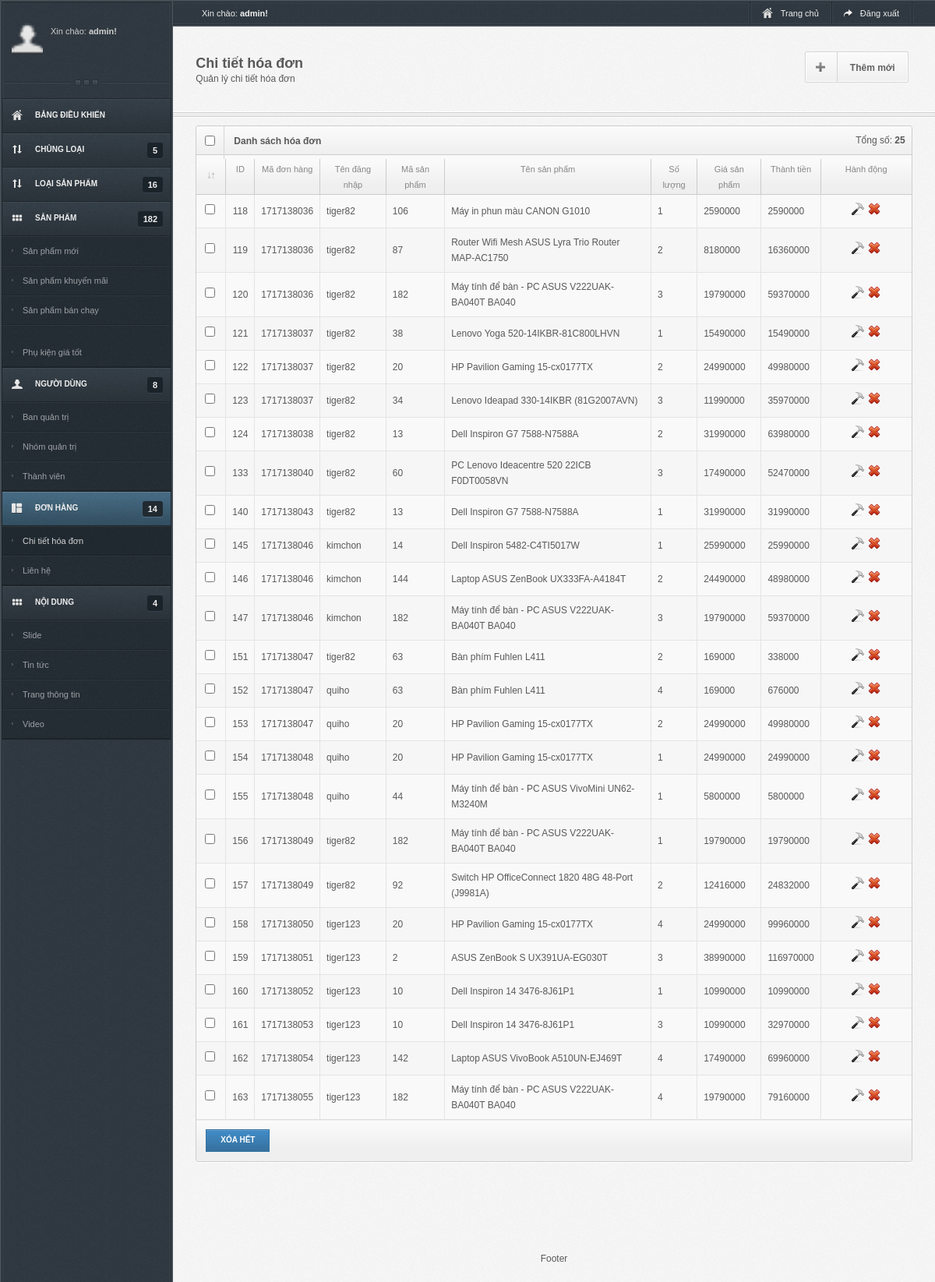
Screenshot of /admin/doan_chitiethoadon.php with the database file from the repository.
### tables this page shows
CREATE TABLE `doan_chitiethoadon` (
  `ID` int(11) NOT NULL,
  `maDH` int(11) NOT NULL,
  `tenDangNhap` text NOT NULL,
  `maSP` int(11) NOT NULL,
  `tenSP` text NOT NULL,
  `SL` int(11) NOT NULL,
  `giaSP` int(50) NOT NULL,
  `thanhTien` int(50) NOT NULL
);

### admin/doan_chitiethoadon.php (the view, shortened to what this page needs)
<?php
		$conn = @mysqli_connect("localhost","root","","doan") or die("Không thể kết nối đến sever");
		mysqli_query($conn,"SET NAMES 'utf8'");
		$query="SELECT * FROM doan_chitiethoadon ";
	$data = mysqli_query($conn,$query);
?>
<!DOCTYPE html>
<html xmlns="http://www.w3.org/1999/xhtml">
<head>
<link rel="stylesheet" type="text/css" href="main.css" />
<link rel="stylesheet" type="text/css" href="css.css" media="screen" />
</head>
<body>
<div id="left_content">
  <div id="leftSide" style="padding-top:30px;">
    <div class="sideProfile"> <a href="#" title="" class="profileFace"><img width="40" src="images/user.png" /></a> <span>Xin chào: <strong>admin!</strong></span> <span><?php echo $_SESSION['admin'] ?></span>
    </div>
    <div class="sidebarSep"></div>
    <ul id="menu" class="nav">
      <li class="home"> <a href="admin/home.html" class="" > <span>Bảng điều khiển</span> <strong></strong> </a> </li>
      <li class="tran"> <a href="chungloai.php" class=" exp" > <span>Chủng loại</span> <strong>
       <?php
	   $query1="SELECT * FROM doan_chungloai ";
		$data1 = mysqli_query($conn,$query1);
            $num=mysqli_num_rows($data1);
			 echo $num ;
			?>
      </strong> </a> </li>
      <li class="tran"> <a href="loai.php" class=" exp" > <span>Loại sản phẩm</span> <strong>
       <?php
	   $query2="SELECT * FROM doan_loai ";
		$data2 = mysqli_query($conn,$query2);
            $num=mysqli_num_rows($data2);
			 echo $num ;
			?>
      </strong> </a> </li>
      <li class="product"> <a href="locsp.php" class=" exp" id="current"> <span>Sản phẩm</span> <strong>
       <?php
	   $query3="SELECT * FROM doan_sp ";
		$data3 = mysqli_query($conn,$query3);
            $num=mysqli_num_rows($data3);
			 echo $num ;
			?>
      </strong> </a>
        <ul class="sub">
          <li> <a  href="spmoi.php"> Sản phẩm mới </a> </li>
          <li > <a href="spkm.php"> Sản phẩm khuyến mãi </a> </li>
          <li >
          <a href="spbanchay.php"> Sản phẩm bán chạy
          <li > <a href="pkgt.php"> Phụ kiện giá tốt </li></a>
        </ul>
      </li>
      <li class="account"> <a href="user.php" class=" exp"> <span>Người dùng</span> <strong>
       <?php
	   $query4="SELECT * FROM doan_nguoidung ";
		$data4 = mysqli_query($conn,$query4);
            $num=mysqli_num_rows($data4);
			 echo $num ;
			?>
      </strong> </a>
        <ul class="sub">
          <li > <a href="admin/admin.html"> Ban quản trị </a> </li>
          <li > <a href="admin/admin_group.html"> Nhóm quản trị </a> </li>
          <li > <a href="admin/user.html"> Thành viên </a> </li>
        </ul>
      </li>
      <li class="support"> <a href="admin/support.html" class="active exp" > <span>Đơn hàng</span> <strong> <?php
	   $query5="SELECT * FROM doan_donhang ";
		$data5 = mysqli_query($conn,$query5);
            $num=mysqli_num_rows($data5);
			 echo $num ;
			?></strong> </a>
        <ul class="sub">
          <li class="this" > <a href="doan_chitiethoadon.php"> Chi tiết hóa đơn</a> </li>
          <li > <a href="admin/contact.html"> Liên hệ </a> </li>
        </ul>
      </li>
      <li class="content"> <a href="admin/content.html" class=" exp" > <span>Nội dung</span> <strong>4</strong> </a>
        <ul class="sub">
          <li > <a href="admin/slide.html"> Slide </a> </li>
          <li > <a href="admin/news.html"> Tin tức </a> </li>
          <li > <a href="admin/info.html"> Trang thông tin </a> </li>
          <li > <a href="admin/video.html"> Video </a> </li>
        </ul>
      </li>
    </ul>
  </div>
</div>
<div id="rightSide">
<div id="rightSide">
  <div class="topNav">
    <div class="wrapper">
      <div class="welcome"> <span>Xin chào: <b>admin!</b></span> </div>
      <div class="userNav">
        <ul>
          <li><a href="http://localhost/webphp/" target="_blank"> <img style="margin-top:7px;" src="image/home.png" /> <span>Trang chủ</span> </a></li>
          <li><a href="home/logout.html"> <img src="image/logout.png" alt="" /> <span>Đăng xuất</span> </a></li>
        </ul>
      </div>
    </div>
  </div>
  <div class="titleArea">
    <div class="wrapper">
      <div class="pageTitle">
        <h4>Chi tiết hóa đơn</h4>
        <span>Quản lý chi tiết hóa đơn</span> </div>
      <div class="horControlB menu_action">
        <ul>
          <li><a href="them_cthd.php"> <img src="image/add.png" /> <span>Thêm mới</span> </a></li>
        </ul>
      </div>
    </div>
  </div>
  <div class="line"></div>
  <div class="wrapper">
    <div class="widget">
      <div class="title"> <span class="titleIcon">
        <input type="checkbox" id="titleCheck" name="titleCheck" />
        </span>
        <h6>Danh sách hóa đơn</h6>
        <div class="num f12">Tổng số: <b>
          <?php
            $num=mysqli_num_rows($data);
			 echo $num ;
			?>
          </b></div>
      </div>
      <form action="http://localhost/webphp/index.php/admin/user.html" method="get" class="form" name="filter">
        <table cellpadding="0" cellspacing="0" width="100%" class="sTable mTable myTable withCheck" id="checkAll">
          <thead>
            <tr>
              <td style="width:10px;"><img src="image/tableArrows.png" /></td>
              <td>ID</td>
              <td>Mã đơn hàng</td>
              <td>Tên đăng nhập</td>
              <td>Mã sản phẩm</td>
              <td>Tên sản phẩm</td>
              <td>Số lượng</td>
              <td>Giá sản phẩm</td>
              <td>Thành tiền</td>
              <td style="width:100px;">Hành động</td>
            </tr>
          </thead>
          <tfoot>
            <tr>
              <td colspan="15"><div class="list_action itemActions"> <a href="#submit" id="submit" class="button blueB" url="user/del_all.html"> <span style='color:white;'>Xóa hết</span> </a> </div>
                <div class='pagination'> </div></td>
            </tr>
          </tfoot>
          <tbody>
            <?php for($i=1;$i<=$num;$i++){
			$m= mysqli_fetch_array($data);
									echo "<tr>";
					echo   "<td><input type='checkbox' name='id[]' /></td>";
					echo	"<td class='textC'>".$m['ID']."</td>";
					echo	"<td><span title=".$m['maDH']." class='tipS'>
							".$m['maDH']."</span></td>";
							echo	"<td><span title=".$m['tenDangNhap']." class='tipS'>
							".$m['tenDangNhap']."</span></td>";
							echo	"<td><span title=".$m['maSP']." class='tipS'>
							".$m['maSP']."</span></td>";
							echo	"<td><span title=".$m['tenSP']." class='tipS'>
							".$m['tenSP']."</span></td>";
							echo	"<td><span title=".$m['SL']." class='tipS'>
							".$m['SL']."</span></td>";
							echo	"<td><span title=".$m['giaSP']." class='tipS'>
							".$m['giaSP']."</span></td>";
							echo	"<td><span title=".$m['thanhTien']." class='tipS'>
							".$m['thanhTien']."</span></td>";
						echo "<td class='option'>";
							echo "<a href='sua_cthd.php?id=".$m['ID']."' title='Chỉnh sửa' class='tipS '>";
							echo "<img src='image/edit.png' />";
							echo "</a>";
							echo "<a href='xoa_cthd.php?id=".$m['ID']."' title='Xóa' class='tipS verify_action' >";
							  echo  "<img src='image/delete.png' />";
							echo "</a>";
						echo "</td>";
					echo "</tr>";
			}?>
          </tbody>
        </table>
      </form>
    </div>
  </div>
  <div id="footer">
    <div class="wrapper">
      <div>Footer</div>
    </div>
  </div>
</div>
</body>
</html>

### admin/css.css (style rules this page uses)
body { min-width: 1024px; }
#left_content { float: left; background: url(image/bodyBg.png) repeat-y 0 0; }
.menu_action { padding: 0px; margin: 30px 0px; float: right; }
.horControlB.menu_action ul li { margin: 0 5px; }
.option { text-align: center; }
.option a { margin-right: 5px; }
.option a:last-child { margin-right: 0; }
.nav li.home a span { background-image:url(image/home.png) ; }
.nav li.account a span { background-image: url(image/user.png); }
.nav li.product a span { background-image: url(image/blocks.png); }
.nav li.tran a span { background-image: url(image/transfer.png); }
.nav li.content a span { background-image: url(image/blocks.png); }
.nav li.support a span { background-image: url(image/frames.png); }
table.myTable a { color: #595959; }
.pagination { display: block; padding: 5px 10px; float:right; }

### rows the page displays
doan_chitiethoadon: ID "118", maDH "1717138036", tenDangNhap "tiger82", maSP "106", tenSP "Máy in phun màu CANON G1010", SL "1", giaSP "2590000", thanhTien "2590000"
doan_chitiethoadon: ID "119", maDH "1717138036", tenDangNhap "tiger82", maSP "87", tenSP "Router Wifi Mesh ASUS Lyra Trio Router MAP-AC1750", SL "2", giaSP "8180000", thanhTien "16360000"
doan_chitiethoadon: ID "120", maDH "1717138036", tenDangNhap "tiger82", maSP "182", tenSP "Máy tính để bàn - PC ASUS V222UAK-BA040T BA040", SL "3", giaSP "19790000", thanhTien "59370000"
doan_chitiethoadon: ID "121", maDH "1717138037", tenDangNhap "tiger82", maSP "38", tenSP "Lenovo Yoga 520-14IKBR-81C800LHVN", SL "1", giaSP "15490000", thanhTien "15490000"
doan_chitiethoadon: ID "122", maDH "1717138037", tenDangNhap "tiger82", maSP "20", tenSP "HP Pavilion Gaming 15-cx0177TX", SL "2", giaSP "24990000", thanhTien "49980000"
doan_chitiethoadon: ID "123", maDH "1717138037", tenDangNhap "tiger82", maSP "34", tenSP "Lenovo Ideapad 330-14IKBR (81G2007AVN)", SL "3", giaSP "11990000", thanhTien "35970000"
doan_chitiethoadon: ID "124", maDH "1717138038", tenDangNhap "tiger82", maSP "13", tenSP "Dell Inspiron G7 7588-N7588A", SL "2", giaSP "31990000", thanhTien "63980000"
doan_chitiethoadon: ID "133", maDH "1717138040", tenDangNhap "tiger82", maSP "60", tenSP "PC Lenovo Ideacentre 520 22ICB F0DT0058VN", SL "3", giaSP "17490000", thanhTien "52470000"
doan_chitiethoadon: ID "140", maDH "1717138043", tenDangNhap "tiger82", maSP "13", tenSP "Dell Inspiron G7 7588-N7588A", SL "1", giaSP "31990000", thanhTien "31990000"
doan_chitiethoadon: ID "145", maDH "1717138046", tenDangNhap "kimchon", maSP "14", tenSP "Dell Inspiron 5482-C4TI5017W", SL "1", giaSP "25990000", thanhTien "25990000"
doan_chitiethoadon: ID "146", maDH "1717138046", tenDangNhap "kimchon", maSP "144", tenSP "Laptop ASUS ZenBook UX333FA-A4184T", SL "2", giaSP "24490000", thanhTien "48980000"
doan_chitiethoadon: ID "147", maDH "1717138046", tenDangNhap "kimchon", maSP "182", tenSP "Máy tính để bàn - PC ASUS V222UAK-BA040T BA040", SL "3", giaSP "19790000", thanhTien "59370000"
doan_chitiethoadon: ID "151", maDH "1717138047", tenDangNhap "tiger82", maSP "63", tenSP "Bàn phím Fuhlen L411", SL "2", giaSP "169000", thanhTien "338000"
doan_chitiethoadon: ID "152", maDH "1717138047", tenDangNhap "quiho", maSP "63", tenSP "Bàn phím Fuhlen L411", SL "4", giaSP "169000", thanhTien "676000"
doan_chitiethoadon: ID "153", maDH "1717138047", tenDangNhap "quiho", maSP "20", tenSP "HP Pavilion Gaming 15-cx0177TX", SL "2", giaSP "24990000", thanhTien "49980000"
doan_chitiethoadon: ID "154", maDH "1717138048", tenDangNhap "quiho", maSP "20", tenSP "HP Pavilion Gaming 15-cx0177TX", SL "1", giaSP "24990000", thanhTien "24990000"
doan_chitiethoadon: ID "155", maDH "1717138048", tenDangNhap "quiho", maSP "44", tenSP "Máy tính để bàn - PC ASUS VivoMini UN62-M3240M", SL "1", giaSP "5800000", thanhTien "5800000"
doan_chitiethoadon: ID "156", maDH "1717138049", tenDangNhap "tiger82", maSP "182", tenSP "Máy tính để bàn - PC ASUS V222UAK-BA040T BA040", SL "1", giaSP "19790000", thanhTien "19790000"
doan_chitiethoadon: ID "157", maDH "1717138049", tenDangNhap "tiger82", maSP "92", tenSP "Switch HP OfficeConnect 1820 48G 48-Port (J9981A)", SL "2", giaSP "12416000", thanhTien "24832000"
doan_chitiethoadon: ID "158", maDH "1717138050", tenDangNhap "tiger123", maSP "20", tenSP "HP Pavilion Gaming 15-cx0177TX", SL "4", giaSP "24990000", thanhTien "99960000"
doan_chitiethoadon: ID "159", maDH "1717138051", tenDangNhap "tiger123", maSP "2", tenSP "ASUS ZenBook S UX391UA-EG030T", SL "3", giaSP "38990000", thanhTien "116970000"
doan_chitiethoadon: ID "160", maDH "1717138052", tenDangNhap "tiger123", maSP "10", tenSP "Dell Inspiron 14 3476-8J61P1", SL "1", giaSP "10990000", thanhTien "10990000"
doan_chitiethoadon: ID "161", maDH "1717138053", tenDangNhap "tiger123", maSP "10", tenSP "Dell Inspiron 14 3476-8J61P1", SL "3", giaSP "10990000", thanhTien "32970000"
doan_chitiethoadon: ID "162", maDH "1717138054", tenDangNhap "tiger123", maSP "142", tenSP "Laptop ASUS VivoBook A510UN-EJ469T", SL "4", giaSP "17490000", thanhTien "69960000"
doan_chitiethoadon: ID "163", maDH "1717138055", tenDangNhap "tiger123", maSP "182", tenSP "Máy tính để bàn - PC ASUS V222UAK-BA040T BA040", SL "4", giaSP "19790000", thanhTien "79160000"

### other values shown
$num "5"
$num "16"
$num "182"
$num "8"
$num "14"
$num "25"
